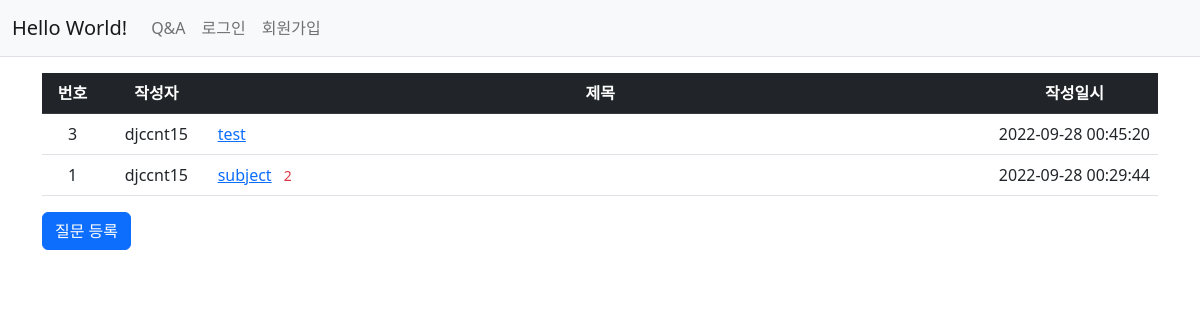
/board_qna/, run on an earlier commit of the app's database.
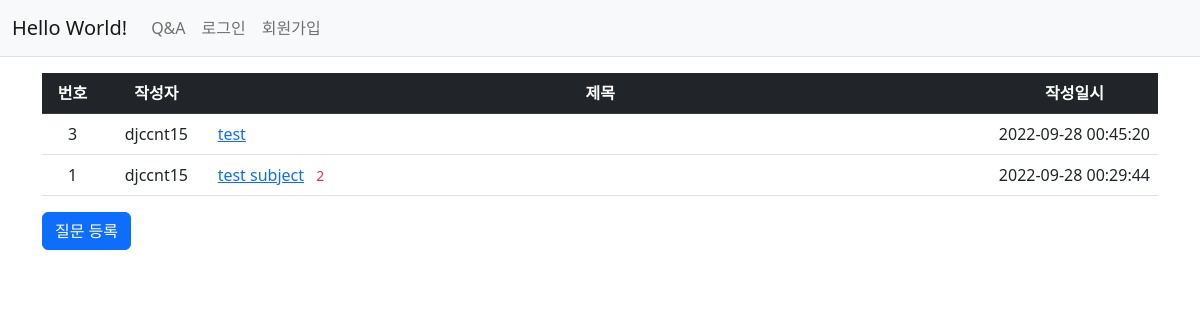
And on a later commit of the database.
### board_qna/models.py (models this page shows, shortened)
class Question(models.Model):
    user = models.ForeignKey(User, on_delete=models.SET_NULL, null=True)
    subject = models.CharField(max_length=200)
    content = models.TextField()
    date_create = models.DateTimeField()

### board_qna/views.py (the view)
# urls.py: path('', views.index, name='index'),  # name parameter is to set name of url variable for template
def index(request):
    question_list = Question.objects.order_by('-date_create')  # order by date_create desc
    context = {'question_list': question_list}
    return render(request, 'board_qna/question_list.html', context)

### templates/board_qna/question_list.html
{% extends 'base.html' %}
{% block content %}
<div class="container my-3 text-nowrap">
  <table class="table">
    <thead>
    <tr class="table-dark text-center" >
      <th>번호</th>
      <th>작성자</th>
      <th>제목</th>
      <th>작성일시</th>
    </tr>
    </thead>
    <tbody>
    {% if question_list %}
      {% for question in question_list %}
        <tr>
          <td class="text-center">{{ question.id }}</td>
          <td class="text-center">{{ question.user }}</td>
          <td width="70%">
            <a href="{% url 'board_qna:detail' question.id %}">{{ question.subject }}</a>
            {% if question.answer_set.count > 0 %}
              <span class="text-danger small mx-2">{{ question.answer_set.count }}</span>
            {% endif %}
          </td>
          <td class="text-center" width="5%">{{ question.date_create|date:'Y-m-d H:i:s' }}</td>
        </tr>
      {% endfor %}
    {% else %}
      <tr>
        <td colspan="3">질문이 없습니다.</td>
      </tr>
    {% endif %}
    </tbody>
  </table>
  <a href="{% url 'board_qna:question_create' %}" class="btn btn-primary">질문 등록</a>
</div>
{% endblock %}

What changed in the data, as far as the page shows it:
changed Question id 1: subject "subject" → "test subject"
